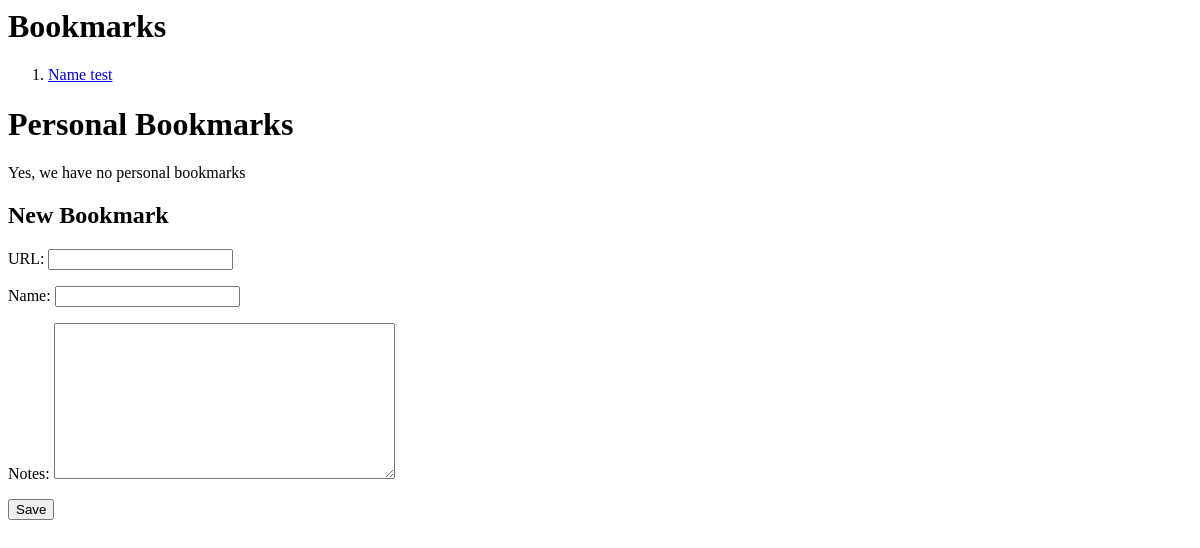
The page /bookmarks/ on the database as committed earlier.
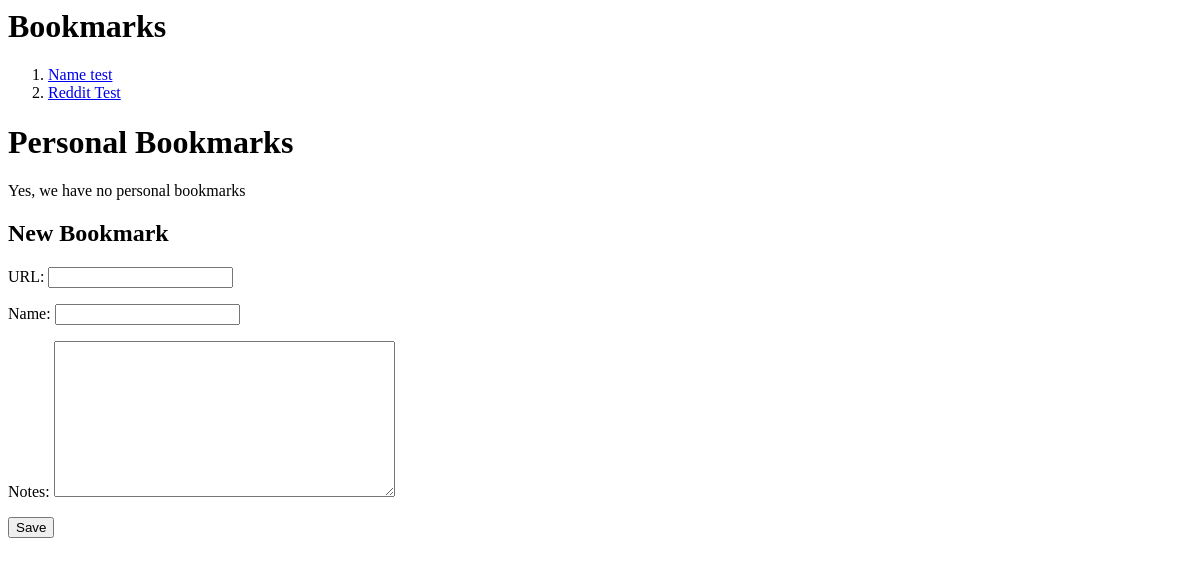
The same page on the database as committed later.
### bookmark/models.py (models this page shows)
class Bookmark(models.Model):
    id = models.UUIDField(primary_key=True, default=uuid4, editable=False)
    url = models.URLField('URL', unique=True)
    name = models.CharField(max_length=200)
    notes = models.TextField(blank=True)
    created_at = models.DateTimeField(auto_now_add=True)
    last_modified = models.DateTimeField(auto_now_add=True)

### bookmark/views.py (the view)
# urls.py: path('', views.index, name='index'),
def index(request):
    if request.method == 'POST':
        form = BookmarkForm(request.POST)
        if form.is_valid():
            form.save()
        else:
            raise Http404('Bookmark does not exist')
    context = {}
    pbid = PersonalBookmark.objects.values_list('id')
    context['bookmarks'] = Bookmark.objects.exclude(id__in=pbid)
    if request.user.is_anonymous:
        context['personal_bookmarks'] = PersonalBookmark.objects.none()
    else:
        context['personal_bookmarks'] = PersonalBookmark.objects.filter(
            user=request.user)  # noqa E501
    context['form'] = BookmarkForm
    return render(request, 'bookmark/index.html', context)

### bookmark/templates/bookmark/index.html (shortened to what this page needs)
<h1>Bookmarks</h1>
{% if bookmarks %}
<ol>
    {% for bookmark in bookmarks %}
    <li>
        <a href="{{ bookmark.url }}">{{ bookmark.name }}</a>
    </li>
    {% endfor %}
</ol>
{% else %} Yes, we have no bookmarks {% endif %}
<h1>Personal Bookmarks</h1>
{% if personal_bookmarks %}
<ol>
    {% for bookmark in personal_bookmarks %}
    <li>
        <a href="{{ bookmark.url }}">{{ bookmark.name }}</a>
    </li>
    {% endfor %}
</ol>
{% else %} Yes, we have no personal bookmarks {% endif %}
<h2>New Bookmark</h2>
<form method='POST' class='bookmark-form'>
    {{ form.as_p }}
    <button type="submit" class="save btn btn-default">Save</button>
</form>

Rows that differ between the two databases and show on the page:
added Bookmark: name "Reddit Test"
